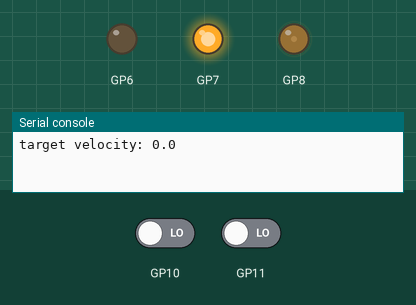
Simulated run of this program. Board: Raspberry Pi Pico running MicroPython. On the bench: output pins drawn as LEDs (lit = HIGH), the last lines printed to the serial console. The inputs (shaded band) are chosen by the test bench; at power-on: GP10 LOW, GP11 LOW.

Above: at 0.16 s.
At 0.9 s:
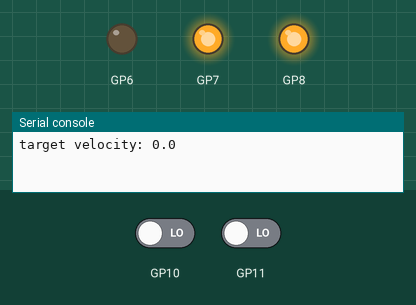
At 20.52 s:
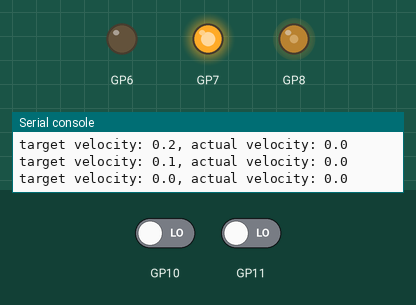
At 21.4 s:
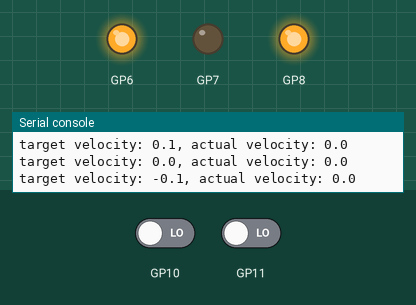
At 39.1 s:
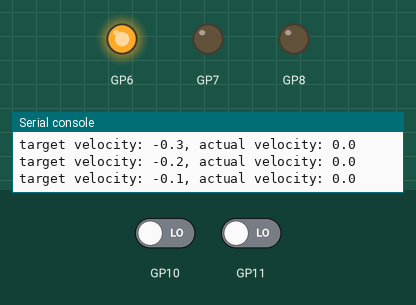
Timing chart, 0 to 40.0 s (numbered marks = the images above):
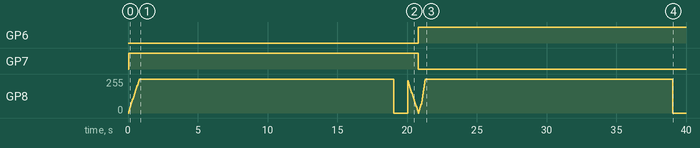

The program:

wheel_controller.py
```python
from wheel_driver import WheelDriver
from machine import Timer


class WheelController(WheelDriver):
    def __init__(self, driver_ids, encoder_ids) -> None:
        super().__init__(driver_ids, encoder_ids)
        # Variables
        self.target_vel = 0.0
        self.err = 0.0
        self.prev_err = 0.0
        self.sum_err = 0.0
        self.d_err = 0.0
        self.duty = 0
        self.reg_vel_counter = 0  # to restrict vel regulating time
        # Constants
        self.reg_vel_freq = 25
        self.K_P = 0.5
        self.K_I = 0.0
        self.K_D = 0.0
        # Init timer
        self.vel_regulator = Timer(
            mode=Timer.PERIODIC, freq=self.reg_vel_freq, callback=self.regulate_velocity
        )

    def regulate_velocity(self, timer):
        """
        Spin motor to approach target linear velocity for 1 second
        """
        # No need for PID control if target velocity is 0
        if self.target_vel == 0 or self.reg_vel_counter > self.reg_vel_freq:
            self.stop()
        else:
            self.err = self.target_vel - self.lin_vel
            self.sum_err += self.err  # err_sum = err_sum + err
            self.diff_err = self.err - self.prev_err
            self.prev_err = self.err  # don't forget updating previous error
            inc_duty = (
                self.K_P * self.err + self.K_I * self.sum_err + self.K_D * self.diff_err
            )
            self.duty += inc_duty
            if self.duty > 0:  # forward
                if self.duty > 1:
                    self.duty = 1
                self.forward(self.duty)
            elif self.duty < 0:  # backward
                if self.duty < -1:
                    self.duty = -1
                self.backward(-self.duty)  # self.duty is negative
            else:
                self.stop()
            self.reg_vel_counter += 1

    def set_lin_vel(self, target_vel):
        """
        Set a reference LINEAR VELOCITY for this wheel
        """
        if target_vel is not self.target_vel:
            self.target_vel = target_vel
            self.sum_err = 0.0
            self.reg_vel_counter = 0


# TEST
if __name__ == "__main__":
    from time import sleep

    # wc = WheelController((3, 2, 4), (21, 20))
    wc = WheelController((6, 7, 8), (11, 10))
    print(f"target velocity: {wc.target_vel}")
    for v in range(1, 11):
        wc.set_lin_vel(v / 10)
        sleep(1)
        print(f"target velocity: {wc.target_vel}, actual velocity: {wc.lin_vel}")
    for v in reversed(range(10)):
        wc.set_lin_vel(v / 10)
        sleep(1)
        print(f"target velocity: {wc.target_vel}, actual velocity: {wc.lin_vel}")
    for v in range(1, 11):
        wc.set_lin_vel(-v / 10)
        sleep(1)
        print(f"target velocity: {wc.target_vel}, actual velocity: {wc.lin_vel}")
    for v in reversed(range(10)):
        wc.set_lin_vel(-v / 10)
        sleep(1)
        print(f"target velocity: {wc.target_vel}, actual velocity: {wc.lin_vel}")
    wc.set_lin_vel(0)
    sleep(1)
```

wheel_driver.py
```python
from motor_driver import MotorDriver
from machine import Pin, Timer
from math import pi


class WheelDriver(MotorDriver):
    def __init__(self, driver_ids, encoder_ids) -> None:
        super().__init__(*driver_ids)
        self.enc_a_pin = Pin(encoder_ids[0], Pin.IN)
        self.enc_b_pin = Pin(encoder_ids[1], Pin.IN)
        self.enc_a_pin.irq(
            trigger=Pin.IRQ_RISING | Pin.IRQ_FALLING, handler=self._update_counts_a
        )
        self.enc_b_pin.irq(
            trigger=Pin.IRQ_RISING | Pin.IRQ_FALLING, handler=self._update_counts_b
        )
        # variables
        self._enc_a_val = self.enc_a_pin.value()
        self._enc_b_val = self.enc_b_pin.value()
        self.prev_counts = 0
        self.ang_vel = 0.0
        self.lin_vel = 0.0

        # Constants
        self.WHEEL_RADIUS = 0.06  # meters
        self.CPR = 64
        self.GEAR_RATIO = 70
        self.vel_probe_freq = 50  # Hz

        # Init timer for velocity probing
        self.vel_probe = Timer(
            mode=Timer.PERIODIC, freq=self.vel_probe_freq, callback=self.probe_velocity
        )
        # Init counts
        self.reset_encoder_counts()

    def _update_counts_a(self, pin):
        self._enc_a_val = pin.value()
        if self._enc_a_val == 1:
            if self._enc_b_val == 0:  # a=1, b=0
                self.encoder_counts += 1
            else:  # a=1, b=1
                self.encoder_counts -= 1
        else:
            if self._enc_b_val == 0:  # a=0, b=0
                self.encoder_counts -= 1
            else:  # a=0, b=1
                self.encoder_counts += 1

    def _update_counts_b(self, pin):
        self._enc_b_val = pin.value()
        if self._enc_b_val == 1:
            if self._enc_a_val == 0:  # b=1, a=0
                self.encoder_counts -= 1
            else:  # b=1, a=1
                self.encoder_counts += 1
        else:
            if self._enc_a_val == 0:  # b=0, a=0
                self.encoder_counts += 1
            else:  # b=0, a=1
                self.encoder_counts -= 1

    def probe_velocity(self, timer):
        curr_counts = self.encoder_counts
        d_counts = curr_counts - self.prev_counts
        self.prev_counts = curr_counts  # update previous encoder counts
        d_rad = d_counts / (self.CPR * self.GEAR_RATIO) * 2 * pi  # radians
        self.ang_vel = d_rad / (1 / self.vel_probe_freq)  # rad/s
        self.lin_vel = self.WHEEL_RADIUS * self.ang_vel  # m/s
        return self.ang_vel, self.lin_vel

    def reset_encoder_counts(self):
        self.encoder_counts = 0


# TEST
if __name__ == "__main__":  # Test only the encoder part
    from time import sleep

    # SETUP
    # wd = WheelDriver((3, 2, 4), (21, 20))
    wd = WheelDriver((6, 7, 8), (11, 10))
    curr_counts = 0
    prev_counts = 0
    dt = 0.04

    # LOOP
    # Forwardly ramp up and down
    for i in range(100):
        wd.forward((i + 1) / 100)
        sleep(dt)  # 4 seconds to ramp up
        print(f"angular velocity: {wd.ang_vel}, linear velocity: {wd.lin_vel}")
    for i in reversed(range(100)):
        wd.forward((i + 1) / 100)
        sleep(dt)  # 4 seconds to ramp down
        print(f"angular velocity: {wd.ang_vel}, linear velocity: {wd.lin_vel}")
    # Backwardly ramp up and down
    for i in range(100):
        wd.backward((i + 1) / 100)
        sleep(dt)  # 4 seconds to ramp up
        print(f"angular velocity: {wd.ang_vel}, linear velocity: {wd.lin_vel}")
    for i in reversed(range(100)):
        wd.backward((i + 1) / 100)
        sleep(dt)  # 4 seconds to ramp down
        print(f"angular velocity: {wd.ang_vel}, linear velocity: {wd.lin_vel}")

    # Terminate
    wd.halt()
    print("Motor driver disabled!")
```

motor_driver.py
```python
from machine import Pin, PWM


class MotorDriver:
    def __init__(self, ina_id, inb_id, pwm_id):
        self.ina_pin = Pin(ina_id, Pin.OUT)
        self.inb_pin = Pin(inb_id, Pin.OUT)
        self.pwm_pin = PWM(Pin(pwm_id))
        self.pwm_pin.freq(1000)
        # Stop motor
        self.stop()
        self.halt()

    def halt(self):
        self.ina_pin.off()
        self.inb_pin.off()

    def stop(self):
        self.pwm_pin.duty_u16(0)

    def forward(self, duty: float = 0.0):
        assert 0 <= duty <= 1  # make sure speed in range [0, 1]
        self.ina_pin.off()
        self.inb_pin.on()
        self.pwm_pin.duty_u16(int(65535 * duty))

    def backward(self, duty: float = 0.0):
        assert 0 <= duty <= 1  # make sure speed in range [0, 1]
        self.ina_pin.on()
        self.inb_pin.off()
        self.pwm_pin.duty_u16(int(65535 * duty))


if __name__ == "__main__":
    from time import sleep

    # SETUP
    md = MotorDriver(3, 2, 4)
    # md = MotorDriver(6, 7, 8)

    # LOOP
    for i in range(100):
        md.forward((i + 1) / 100)
        print(f"f, dc: {i}%")
        sleep(4 / 100)  # 4 seconds to ramp up
    for i in reversed(range(100)):
        md.forward((i + 1) / 100)
        print(f"f, dc: {i}%")
        sleep(4 / 100)  # 4 seconds to ramp down
    # Backwardly ramp up and down
    for i in range(100):
        md.backward((i + 1) / 100)
        print(f"b, dc: {i}%")
        sleep(4 / 100)  # 4 seconds to ramp up
    for i in reversed(range(100)):
        md.backward((i + 1) / 100)
        print(f"b, dc: {i}%")
        sleep(4 / 100)  # 4 seconds to ramp down

    # TERMINATE
    md.stop()
    print("motor stopped.")
    sleep(0.1)  # full stop
    md.halt()
    print("motor driver disabled.")
```

Measured:
- by itself, GP6: LOW → HIGH at 20.8 s
- by itself, GP7: LOW → HIGH at 0.04 s, → LOW 20.8 s later
